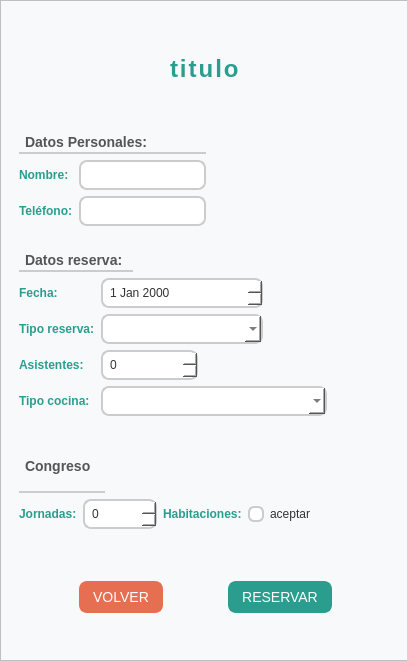
<?xml version="1.0" encoding="UTF-8"?>
<ui version="4.0">
 <class>window_reserva</class>
 <widget class="QWidget" name="window_reserva">
  <property name="geometry">
   <rect>
    <x>0</x>
    <y>0</y>
    <width>407</width>
    <height>661</height>
   </rect>
  </property>
  <property name="minimumSize">
   <size>
    <width>407</width>
    <height>661</height>
   </size>
  </property>
  <property name="maximumSize">
   <size>
    <width>407</width>
    <height>661</height>
   </size>
  </property>
  <property name="windowTitle">
   <string>Form</string>
  </property>
  <property name="styleSheet">
   <string notr="true"/>
  </property>
  <widget class="QFrame" name="a_frame_total">
   <property name="geometry">
    <rect>
     <x>0</x>
     <y>0</y>
     <width>411</width>
     <height>661</height>
    </rect>
   </property>
   <property name="minimumSize">
    <size>
     <width>411</width>
     <height>661</height>
    </size>
   </property>
   <property name="maximumSize">
    <size>
     <width>411</width>
     <height>661</height>
    </size>
   </property>
   <property name="styleSheet">
    <string notr="true">QWidget {
    background-color: #F8F9FA; 
    font-family: &quot;Segoe UI&quot;, Arial, sans-serif; 
    font-size: 14px; 
    color: #333333; 
}
QLabel {
    font-weight: bold; 
    color: #2A9D8F; 
    font-size: 12px; 
}
QLineEdit {
    background-color: #FFFFFF; 
    border: 2px solid #CCCCCC; 
    border-radius: 8px; 
    padding: 5px; 
    font-size: 12px; 
    color: #333333; 
    selection-background-color: #2A9D8F; 
    selection-color: #FFFFFF; 
}

QLineEdit:hover {
    border: 2px solid #A4C639; 
}

QLineEdit:focus {
    border: 2px solid #2A9D8F; 
    outline: none; 
    background-color: #F0FDFC; 
    color: #333333; 
}
QPushButton {
    background-color: #2A9D8F; 
    color: #FFFFFF; 
    border-radius: 8px; 
    padding: 6px 12px; 
    font-size: 14px; 
    border: 2px solid #2A9D8F; 
}

QPushButton:hover {
    background-color: #A4C639; 
    border: 2px solid #A4C639; 
}

QPushButton:pressed {
    background-color: #207567; 
    border: 2px solid #207567; 
}
QComboBox {
    background-color: #FFFFFF; 
    border: 2px solid #CCCCCC; 
    border-radius: 8px; 
    padding: 5px; 
    font-size: 12px; 
    color: #333333; 
}

QComboBox:hover {
    border: 2px solid #A4C639; 
}

QComboBox:focus {
    border: 2px solid #2A9D8F; 
    outline: none; 
    background-color: #F0FDFC; 
}

QComboBox QAbstractItemView {
    background-color: #FFFFFF; 
    selection-background-color: #2A9D8F; 
    selection-color: #FFFFFF; 
}
QSpinBox {
    background-color: #FFFFFF; 
    border: 2px solid #CCCCCC; 
    border-radius: 8px; 
    padding: 5px; 
    font-size: 12px; 
    color: #333333; 
}

QSpinBox:hover {
    border: 2px solid #A4C639; 
}

QSpinBox:focus {
    border: 2px solid #2A9D8F; 
    outline: none; 
    background-color: #F0FDFC; 
}
QRadioButton {
    color: #333333; 
    font-size: 12px; 
}

QRadioButton::indicator {
    border: 2px solid #CCCCCC; 
    border-radius: 6px; 
    width: 12px; 
    height: 12px; 
    background: #FFFFFF; 
}

QRadioButton::indicator:hover {
    border: 2px solid #A4C639; 
}

QRadioButton::indicator:checked {
    background: #2A9D8F; 
}

QGroupBox {
    border: 2px solid #CCCCCC; 
    border-radius: 8px; 
    margin-top: 10px; 
    font-weight: bold; 
    font-size: 12px; 
    color: #2A9D8F; 
}

QGroupBox::title {
    subcontrol-origin: margin; 
    subcontrol-position: top center; 
    padding: 0 10px; 
    background-color: #FFFFFF; 
}
QDateEdit {
    background-color: #FFFFFF; 
    border: 2px solid #CCCCCC; 
    border-radius: 8px; 
    padding: 5px; 
    font-size: 12px; 
    color: #333333; 
}

QDateEdit:hover {
    border: 2px solid #A4C639; 
}

QDateEdit:focus {
    border: 2px solid #2A9D8F; 
    outline: none; 
    background-color: #F0FDFC; 
}
</string>
   </property>
   <property name="frameShape">
    <enum>QFrame::StyledPanel</enum>
   </property>
   <property name="frameShadow">
    <enum>QFrame::Raised</enum>
   </property>
   <layout class="QGridLayout" name="gridLayout_6">
    <item row="0" column="0">
     <widget class="QWidget" name="a_widget_title" native="true">
      <property name="styleSheet">
       <string notr="true">QLabel{
    font-size: 20px;
    font-weight: bold;
    color: #2A9D8F; /* Verde moderno */
    letter-spacing: 2px; /* Espaciado entre letras */
    qproperty-alignment: AlignCenter; /* Alineación centrada */
    margin-top: 10px;
}
</string>
      </property>
      <layout class="QGridLayout" name="gridLayout_4">
       <item row="0" column="0">
        <spacer name="a_horizontalSpacer_11">
         <property name="orientation">
          <enum>Qt::Horizontal</enum>
         </property>
         <property name="sizeHint" stdset="0">
          <size>
           <width>116</width>
           <height>20</height>
          </size>
         </property>
        </spacer>
       </item>
       <item row="0" column="1">
        <widget class="QLabel" name="a_label_title">
         <property name="styleSheet">
          <string notr="true">QLabel{
    font-size: 24px; 
    font-weight: bold; 
    color: #2A9D8F; 
    background-color: transparent; 
    border: none; 
    text-align: center; 
    padding: 10px;
    text-transform: uppercase; /* Opcional: Convierte el texto a mayúsculas */
    letter-spacing: 2px; /* Opcional: Añade espaciado entre letras */
}</string>
         </property>
         <property name="text">
          <string>titulo</string>
         </property>
        </widget>
       </item>
       <item row="0" column="2">
        <spacer name="a_horizontalSpacer_12">
         <property name="orientation">
          <enum>Qt::Horizontal</enum>
         </property>
         <property name="sizeHint" stdset="0">
          <size>
           <width>119</width>
           <height>20</height>
          </size>
         </property>
        </spacer>
       </item>
      </layout>
     </widget>
    </item>
    <item row="1" column="0">
     <widget class="QWidget" name="a_widget_datas_person" native="true">
      <property name="styleSheet">
       <string notr="true"/>
      </property>
      <layout class="QGridLayout" name="gridLayout">
       <item row="0" column="0" colspan="2">
        <widget class="QLabel" name="a_label_title_person">
         <property name="styleSheet">
          <string notr="true">QLabel {
     font-size: 14px; 
    font-weight: 600; 
    color: #555555; 
    background-color: transparent; 
    border: none; 
    text-align: left; 
    padding: 2px; 
    border-bottom: 2px solid #CCCCCC; 
}
</string>
         </property>
         <property name="text">
          <string>Datos Personales:</string>
         </property>
        </widget>
       </item>
       <item row="0" column="2">
        <spacer name="horizontalSpacer_13">
         <property name="orientation">
          <enum>Qt::Horizontal</enum>
         </property>
         <property name="sizeHint" stdset="0">
          <size>
           <width>186</width>
           <height>20</height>
          </size>
         </property>
        </spacer>
       </item>
       <item row="1" column="0">
        <widget class="QLabel" name="a_label_name_2">
         <property name="text">
          <string>Nombre:</string>
         </property>
        </widget>
       </item>
       <item row="1" column="1">
        <widget class="QLineEdit" name="a_lineEdit_name"/>
       </item>
       <item row="2" column="0">
        <widget class="QLabel" name="a_label_phone_2">
         <property name="text">
          <string>Teléfono:</string>
         </property>
        </widget>
       </item>
       <item row="2" column="1">
        <widget class="QLineEdit" name="a_lineEdit_phone"/>
       </item>
      </layout>
     </widget>
    </item>
    <item row="2" column="0">
     <widget class="QWidget" name="a_widget_reservas" native="true">
      <property name="styleSheet">
       <string notr="true"/>
      </property>
      <layout class="QGridLayout" name="gridLayout_2">
       <item row="0" column="0" colspan="2">
        <widget class="QLabel" name="a_label_title_reserva">
         <property name="styleSheet">
          <string notr="true">QLabel {
     font-size: 14px; 
    font-weight: 600; 
    color: #555555; 
    background-color: transparent; 
    border: none; 
    text-align: left; 
    padding: 2px; 
    border-bottom: 2px solid #CCCCCC; 
}
</string>
         </property>
         <property name="text">
          <string>Datos reserva:</string>
         </property>
        </widget>
       </item>
       <item row="0" column="2" colspan="4">
        <spacer name="horizontalSpacer_5">
         <property name="orientation">
          <enum>Qt::Horizontal</enum>
         </property>
         <property name="sizeHint" stdset="0">
          <size>
           <width>253</width>
           <height>20</height>
          </size>
         </property>
        </spacer>
       </item>
       <item row="1" column="0">
        <widget class="QLabel" name="a_label_date">
         <property name="text">
          <string>Fecha:</string>
         </property>
        </widget>
       </item>
       <item row="1" column="1" colspan="3">
        <widget class="QDateEdit" name="a_dateEdit_date">
         <property name="minimumSize">
          <size>
           <width>40</width>
           <height>30</height>
          </size>
         </property>
         <property name="styleSheet">
          <string notr="true">
</string>
         </property>
        </widget>
       </item>
       <item row="2" column="0">
        <widget class="QLabel" name="a_label_type">
         <property name="text">
          <string>Tipo reserva:</string>
         </property>
        </widget>
       </item>
       <item row="2" column="1" colspan="3">
        <widget class="QComboBox" name="a_comboBox_tipe_reserva">
         <property name="minimumSize">
          <size>
           <width>140</width>
           <height>30</height>
          </size>
         </property>
        </widget>
       </item>
       <item row="3" column="0">
        <widget class="QLabel" name="a_label_assistan">
         <property name="text">
          <string>Asistentes:</string>
         </property>
        </widget>
       </item>
       <item row="3" column="1" colspan="2">
        <widget class="QSpinBox" name="a_spinBox_asistans">
         <property name="minimumSize">
          <size>
           <width>40</width>
           <height>30</height>
          </size>
         </property>
        </widget>
       </item>
       <item row="4" column="0">
        <widget class="QLabel" name="a_label_cocina">
         <property name="text">
          <string>Tipo cocina:</string>
         </property>
        </widget>
       </item>
       <item row="4" column="1" colspan="4">
        <widget class="QComboBox" name="a_comboBox_cocina">
         <property name="minimumSize">
          <size>
           <width>0</width>
           <height>30</height>
          </size>
         </property>
        </widget>
       </item>
      </layout>
     </widget>
    </item>
    <item row="3" column="0">
     <widget class="QWidget" name="a_widget_data_congres" native="true">
      <property name="styleSheet">
       <string notr="true"/>
      </property>
      <layout class="QGridLayout" name="gridLayout_3">
       <item row="1" column="1" colspan="2">
        <widget class="QSpinBox" name="a_spinBox_jornadas">
         <property name="minimumSize">
          <size>
           <width>40</width>
           <height>30</height>
          </size>
         </property>
        </widget>
       </item>
       <item row="0" column="2" colspan="5">
        <spacer name="a_horizontalSpacer_2">
         <property name="orientation">
          <enum>Qt::Horizontal</enum>
         </property>
         <property name="sizeHint" stdset="0">
          <size>
           <width>283</width>
           <height>20</height>
          </size>
         </property>
        </spacer>
       </item>
       <item row="1" column="0">
        <widget class="QLabel" name="a_label_jornadas">
         <property name="text">
          <string>Jornadas:</string>
         </property>
        </widget>
       </item>
       <item row="1" column="3">
        <widget class="QLabel" name="a_label_habita">
         <property name="text">
          <string>Habitaciones:</string>
         </property>
        </widget>
       </item>
       <item row="0" column="0" colspan="2">
        <widget class="QLabel" name="a_label_title_congres">
         <property name="styleSheet">
          <string notr="true">QLabel {
     font-size: 14px; 
    font-weight: 600; 
    color: #555555; 
    background-color: transparent; 
    border: none; 
    text-align: left; 
    padding: 2px; 
    border-bottom: 2px solid #CCCCCC; 
}
</string>
         </property>
         <property name="text">
          <string>Congreso</string>
         </property>
        </widget>
       </item>
       <item row="1" column="4" colspan="2">
        <widget class="QRadioButton" name="a_radioButton_habita">
         <property name="text">
          <string>aceptar</string>
         </property>
        </widget>
       </item>
      </layout>
     </widget>
    </item>
    <item row="4" column="0">
     <widget class="QWidget" name="a_widget_buttons" native="true">
      <layout class="QGridLayout" name="gridLayout_5">
       <item row="0" column="0">
        <spacer name="horizontalSpacer_4">
         <property name="orientation">
          <enum>Qt::Horizontal</enum>
         </property>
         <property name="sizeHint" stdset="0">
          <size>
           <width>55</width>
           <height>20</height>
          </size>
         </property>
        </spacer>
       </item>
       <item row="0" column="1">
        <widget class="QPushButton" name="a_pushButton_volver">
         <property name="styleSheet">
          <string notr="true">
QPushButton {
    background-color: #E76F51;
    color: #FFFFFF;  
    border-radius: 8px; 
    padding: 6px 12px;
    font-size: 14px;  
    border: 2px solid #E76F51;  
}

QPushButton:hover {
    background-color: #F4A261;
    border: 2px solid #F4A261;  
}

QPushButton:pressed {
    background-color: #D75D32; 
    border: 2px solid #D75D32; 
}
</string>
         </property>
         <property name="text">
          <string>VOLVER</string>
         </property>
        </widget>
       </item>
       <item row="0" column="2">
        <spacer name="horizontalSpacer_3">
         <property name="orientation">
          <enum>Qt::Horizontal</enum>
         </property>
         <property name="sizeHint" stdset="0">
          <size>
           <width>55</width>
           <height>20</height>
          </size>
         </property>
        </spacer>
       </item>
       <item row="0" column="3">
        <widget class="QPushButton" name="a_pushButton_reserva">
         <property name="styleSheet">
          <string notr="true">
</string>
         </property>
         <property name="text">
          <string>RESERVAR</string>
         </property>
        </widget>
       </item>
       <item row="0" column="4">
        <spacer name="horizontalSpacer_17">
         <property name="orientation">
          <enum>Qt::Horizontal</enum>
         </property>
         <property name="sizeHint" stdset="0">
          <size>
           <width>55</width>
           <height>20</height>
          </size>
         </property>
        </spacer>
       </item>
      </layout>
     </widget>
    </item>
   </layout>
  </widget>
 </widget>
 <resources/>
 <connections/>
</ui>
